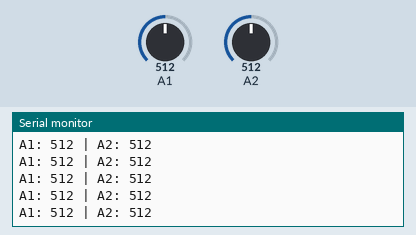
Bench run of a sketch on a simulated Arduino Uno, built with avr-gcc and run on an emulated ATmega328P. Parts: the last lines printed to the serial monitor. The inputs (shaded band) are chosen by the test bench; at power-on: A1 = 512, A2 = 512.

Above: at 1.2 s.
1.3 s: A1 set to 108
At 2.1 s:
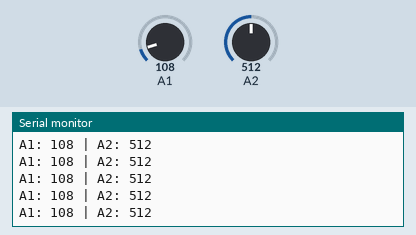
4.3 s: A1 set to 92
At 4.8 s:
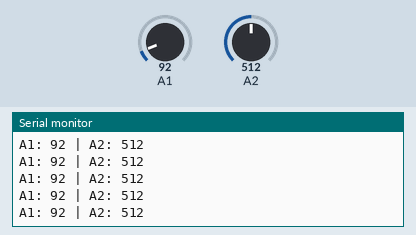
5.8 s: A2 set to 110
At 6.3 s:
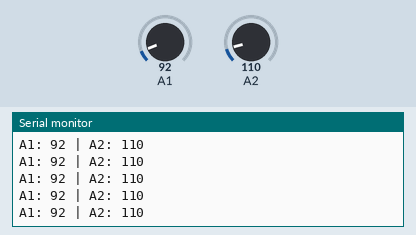
7.3 s: A2 set to 92
At 8.3 s:
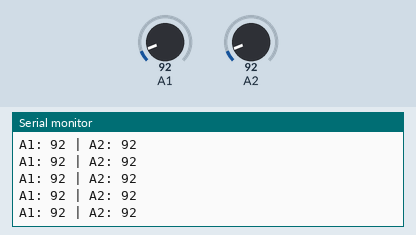
13.3 s: A1 set to 11
At 14.0 s:
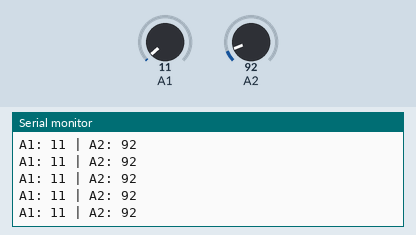
14.8 s: A1 set to 8
At 15.6 s:
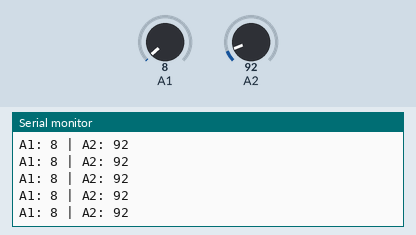
Timing chart, 0 to 17.8 s (numbered marks = the images above; inputs shaded):
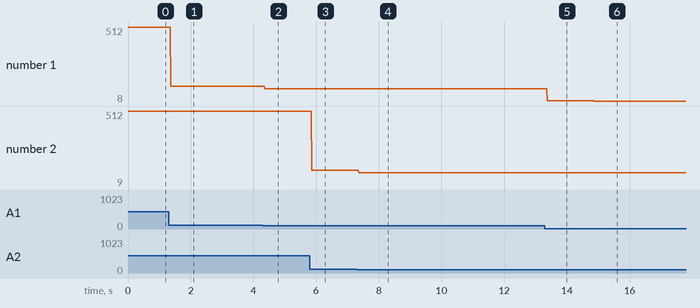

The sketch:

TEST.ino
```cpp
void setup() {
  Serial.begin(9600);

}
// for 2 buttons
void loop() {
  Serial.print("A1: ");
  Serial.print(analogRead(A1));
  Serial.print(" | A2: ");
  Serial.println(analogRead(A2));

}
```

Measured:
- after the input at 1.3 s, the serial monitor: prints a new line after 0.06 s (image 1)
- after the input at 4.3 s, the serial monitor: prints a new line after 0.07 s (image 2)
- after the input at 5.8 s, the serial monitor: prints a new line after 0.06 s (image 3)
- after the input at 7.3 s, the serial monitor: prints a new line after 0.06 s (image 4)
- after the input at 13.3 s, the serial monitor: prints a new line after 0.07 s (image 5)
- after the input at 14.8 s, the serial monitor: prints a new line after 0.08 s (image 6)
- plotted number 1: 512 → 108 after the input at 1.3 s, 108 → 92 after the input at 4.3 s, 92 → 11 after the input at 13.3 s, 11 → 8 after the input at 14.8 s
- plotted number 2: 512 → 110 after the input at 5.8 s, 92 → 9 after the input at 14.8 s
